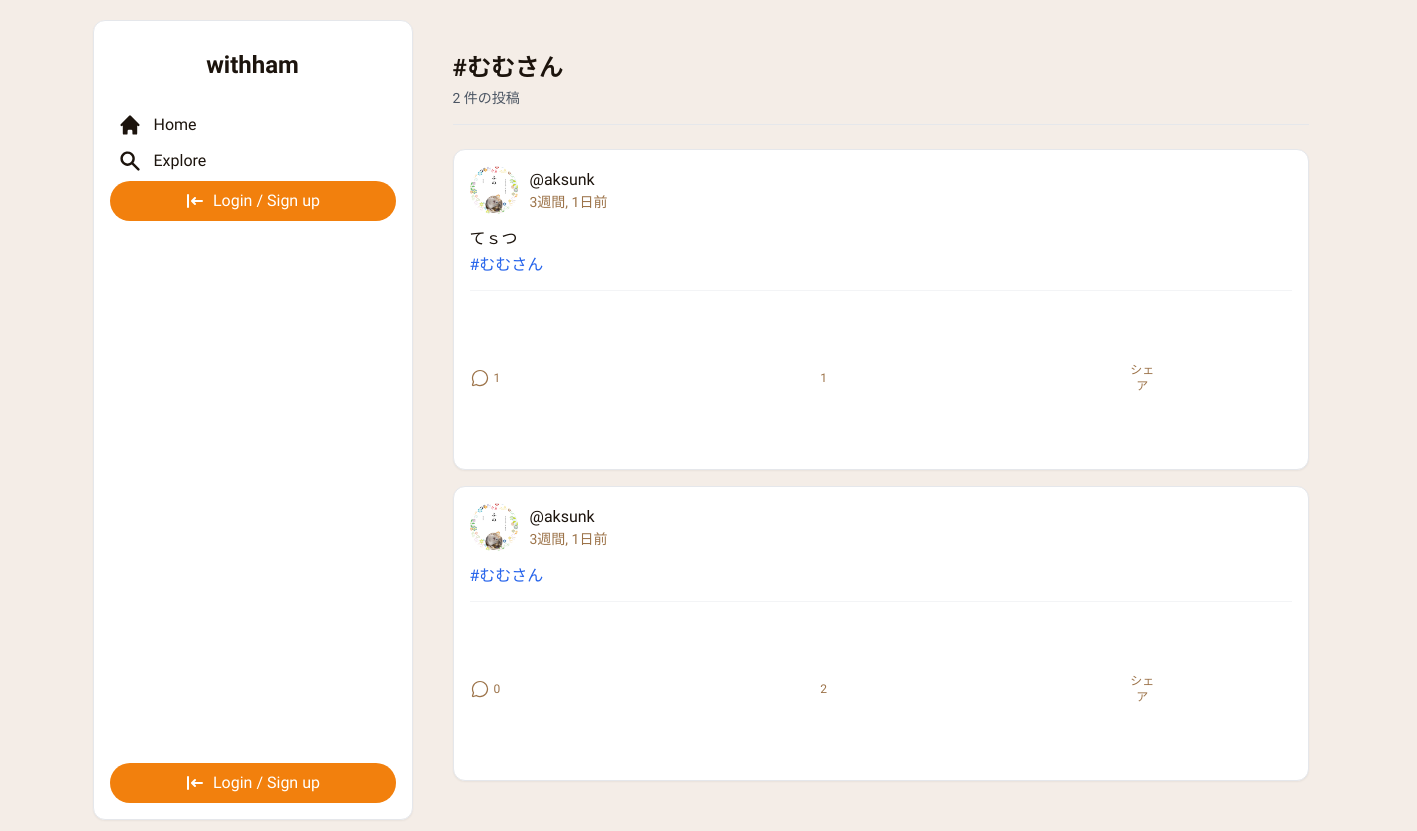
Page /tags/むむさん/ on the earlier database version.
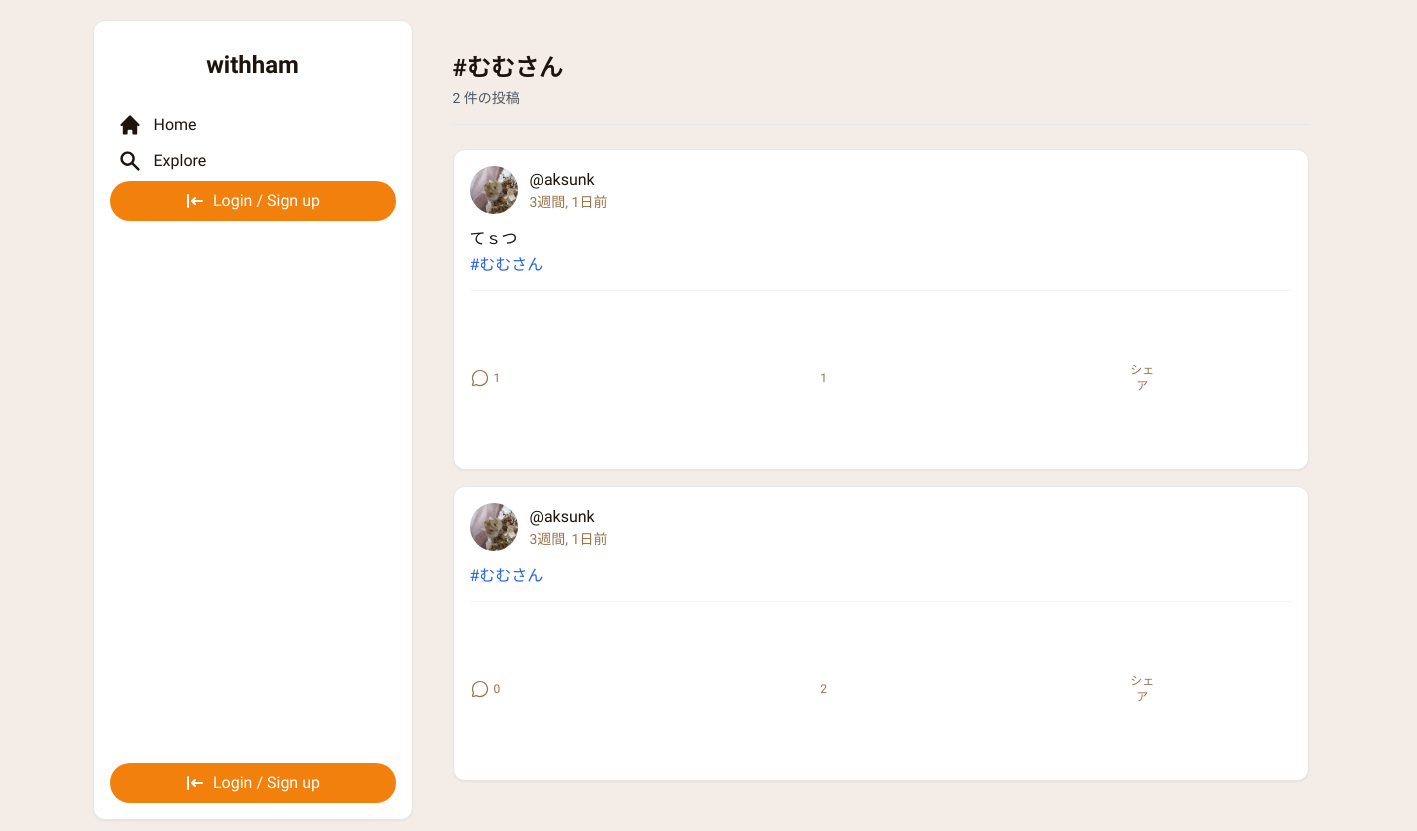
Same page on the later database version.
### withham/models.py (models this page shows, shortened)
class Post(models.Model):
    author = models.ForeignKey(User, on_delete=models.CASCADE, related_name='posts', verbose_name='投稿者')
    hamster = models.ForeignKey(Hamster, on_delete=models.SET_NULL, blank=True, null=True, related_name='posts', verbose_name='関連ハムスター')
    text = models.TextField('本文')
    image = models.ImageField('画像', upload_to='post_images/', blank=True, null=True)
    created_at = models.DateTimeField('投稿日時', default=timezone.now)
    likes = models.ManyToManyField(User, related_name='liked_posts', blank=True, verbose_name='いいねしたユーザー')
    tags = models.ManyToManyField(Tag, blank=True, related_name='posts', verbose_name='タグ')
    post_as_hamster = models.BooleanField("ハムスターとして投稿", default=False)
    class Meta:
        verbose_name = '投稿'
        verbose_name_plural = '投稿'
        ordering = ['-created_at']

class UserProfile(models.Model):
    user = models.OneToOneField(User, on_delete=models.CASCADE, related_name='profile')
    bio = models.TextField("自己紹介", blank=True, null=True)
    avatar = models.ImageField("プロフィール画像", upload_to='avatars/', null=True, blank=True)
    following = models.ManyToManyField(User, related_name='followers', symmetrical=False, blank=True)

### withham/views.py (the view)
# urls.py: path('tags/<str:tag_name>/', views.hashtag_search, name='hashtag_search'),
def hashtag_search(request, tag_name):
    tag = get_object_or_404(Tag, name=tag_name.lower())
    posts = tag.posts.all().order_by('-created_at')
    context = { 'tag': tag, 'posts': posts, }
    return render(request, 'withham/hashtag_search_results.html', context)

### withham/templatetags/withham_tags.py (called while the page is built)
@register.filter(name='linkify_hashtags')
def linkify_hashtags(value):
    hashtag_pattern = r'#([\w\u3040-\u30ff\u31f0-\u31ff\u3200-\u32ff\u3300-\u33ff\u3400-\u4dbf\u4e00-\u9fff\uf900-\ufaff]+)'
    def replace_hashtag(match):
        tag_name = match.group(1)
        try:
            url = reverse('withham:hashtag_search', kwargs={'tag_name': tag_name})
            return f'<a href="{url}" class="text-blue-600 hover:underline">#{tag_name}</a>'
        except Exception:
            return f'#{tag_name}'
    linked_text = re.sub(hashtag_pattern, replace_hashtag, value)
    return mark_safe(linked_text)

### withham/templates/withham/hashtag_search_results.html (shortened to what the changed rows need)
{% extends "withham/base.html" %}
{% load static %}
{% load humanize %}
{% load withham_tags %}
{% block content %}
<div class="px-4 mt-8">
    <div class="mb-6 pb-4 border-b border-gray-200">
        <h2 class="text-2xl font-bold text-[#1c140d]">
            #{{ tag.name }}
        </h2>
    </div>
    <div class="space-y-4">
        {% for post in posts %}
            <div class="bg-white rounded-xl shadow-sm border border-gray-200">
                <div class="p-4">
                    <div class="flex justify-between items-center mb-3">
                       <div class="flex items-center gap-3">
                            <a href="{% url 'withham:profile_detail' post.author.pk %}">
                                {% if post.author.profile.avatar %}
                                <img src="{{ post.author.profile.avatar.url }}" class="h-12 w-12 rounded-full object-cover" alt="{{ post.author.username }}">
                                {% else %}
                                <img src="{% static 'images/default_avatar.png' %}" class="h-12 w-12 rounded-full bg-gray-200 object-cover" alt="デフォルトアバター">
                                {% endif %}
                            </a>
                            <div>
                                <a href="{% url 'withham:profile_detail' post.author.pk %}" class="text-[#1c140d] text-base font-medium leading-normal hover:underline">@{{ post.author.username }}</a>
                                <a href="{% url 'withham:post_detail' post.pk %}" class="block text-[#9c7349] text-sm font-normal leading-normal hover:underline">{{ post.created_at|timesince }}前</a>
                            </div>
                        </div>
                    </div>
                    {% if post.text %}
                        <p class="text-[#1c140d] text-base leading-relaxed my-3">{{ post.text|linkify_hashtags|linebreaksbr }}</p>
                    {% endif %}
                    <div class="flex items-center gap-4 text-[#9c7349] pt-3 border-t border-gray-100">
                         <a href="{% url 'withham:post_detail' post.pk %}#comment-form" class="flex items-center gap-1 hover:text-[#1c140d]">
                            <span class="text-xs font-medium">{{ post.comments.count }}</span>
                        </a>
                        {% if user.is_authenticated %}
                        <button type="button"
                                class="like-button flex items-center gap-1 {% if user in post.likes.all %}text-[#f2800d]{% else %}text-[#9c7349] hover:text-[#f2800d]{% endif %}"
                                data-post-id="{{ post.pk }}"
                                data-like-url="{% url 'withham:toggle_like' post.pk %}">
                            <svg class="like-icon" xmlns="http://www.w3.org/2000/svg" width="20px" height="20px" fill="currentColor" viewBox="0 0 256 256">
                                {% if user in post.likes.all %} <path d="M128,216S24,160,24,94A54,54,0,0,1,78,40c22.59,0,41.94,12.31,50,32,8.06-19.69,27.41-32,50-32a54,54,0,0,1,54,54C232,160,128,216,128,216Z"></path> {% else %} <path d="M178,32c-20.65,0-38.73,8.88-50,23.89C116.73,40.88,98.65,32,78,32A62.07,62.07,0,0,0,16,94c0,70,103.79,126.66,108.21,129a8,8,0,0,0,7.58,0C136.21,220.66,240,164,240,94A62.07,62.07,0,0,0,178,32ZM128,206.8C109.74,196.16,32,147.69,32,94A46.06,46.06,0,0,1,78,48c19.45,0,35.78,10.36,42.6,27a8,8,0,0,0,14.8,0c6.82-16.67,23.15-27,42.6-27a46.06,46.06,0,0,1,46,46C224,147.61,146.24,196.15,128,206.8Z"></path> {% endif %}
                            </svg>
                            <span class="like-count text-xs font-medium">{{ post.likes.count }}</span>
                        </button>
                        {% else %}
                            <span class="flex items-center gap-1 text-[#9c7349]"> <svg>...</svg> <span class="like-count text-xs font-medium">{{ post.likes.count }}</span> </span>
                        {% endif %}
                        <button type="button" class="flex items-center gap-1 hover:text-[#1c140d]"> <svg>...</svg> <span class="text-xs font-medium">シェア</span> </button>
                         <button type="button" class="ml-auto hover:text-[#1c140d]"> <svg>...</svg> </button>
                    </div>
                </div>
            </div>
        {% empty %}
            <div class="bg-gray-50 p-4 rounded-lg text-center text-gray-500">
                <p>このハッシュタグが付いた投稿はまだありません。</p>
            </div>
        {% endfor %}
    </div>
</div>
{% endblock %}

Differences in the rows shown:
changed through a linked row, Post "てｓつ #むむさん": author.profile.avatar: a different picture
changed through a linked row, Post "#むむさん": author.profile.avatar: a different picture
